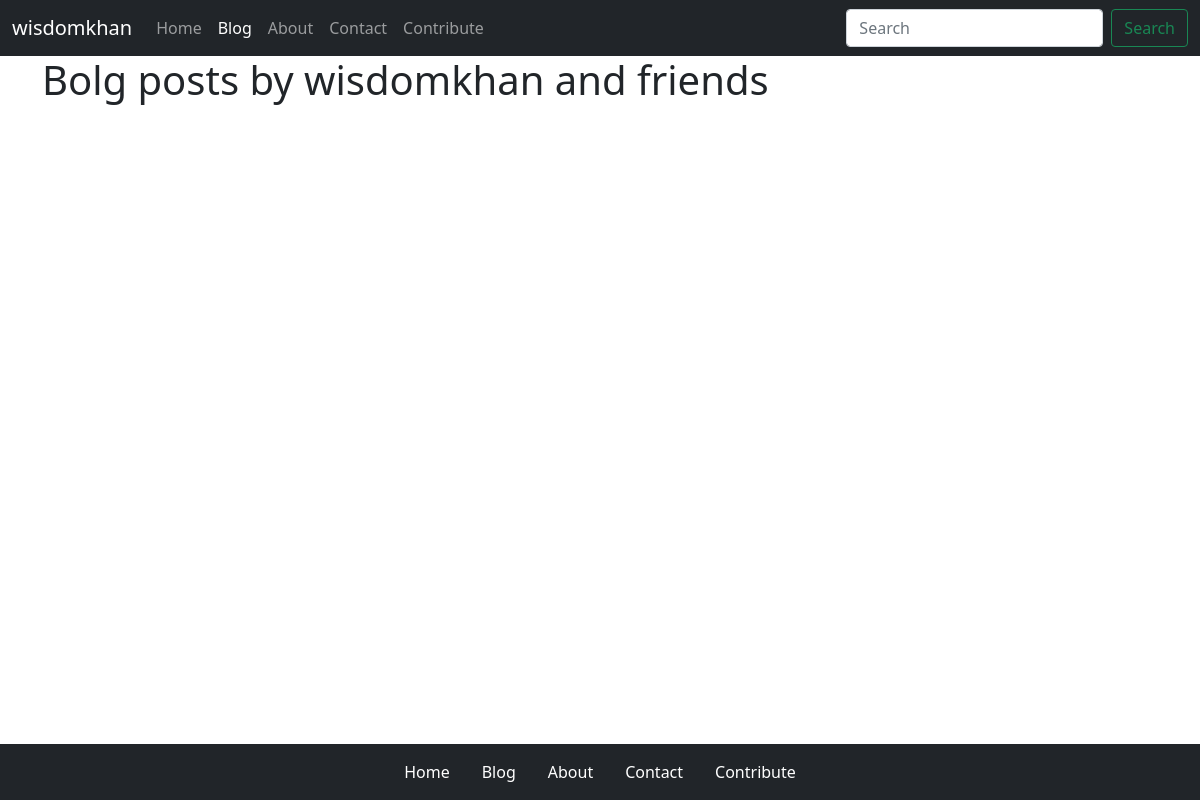
/blog/, run on an earlier commit of the app's database.
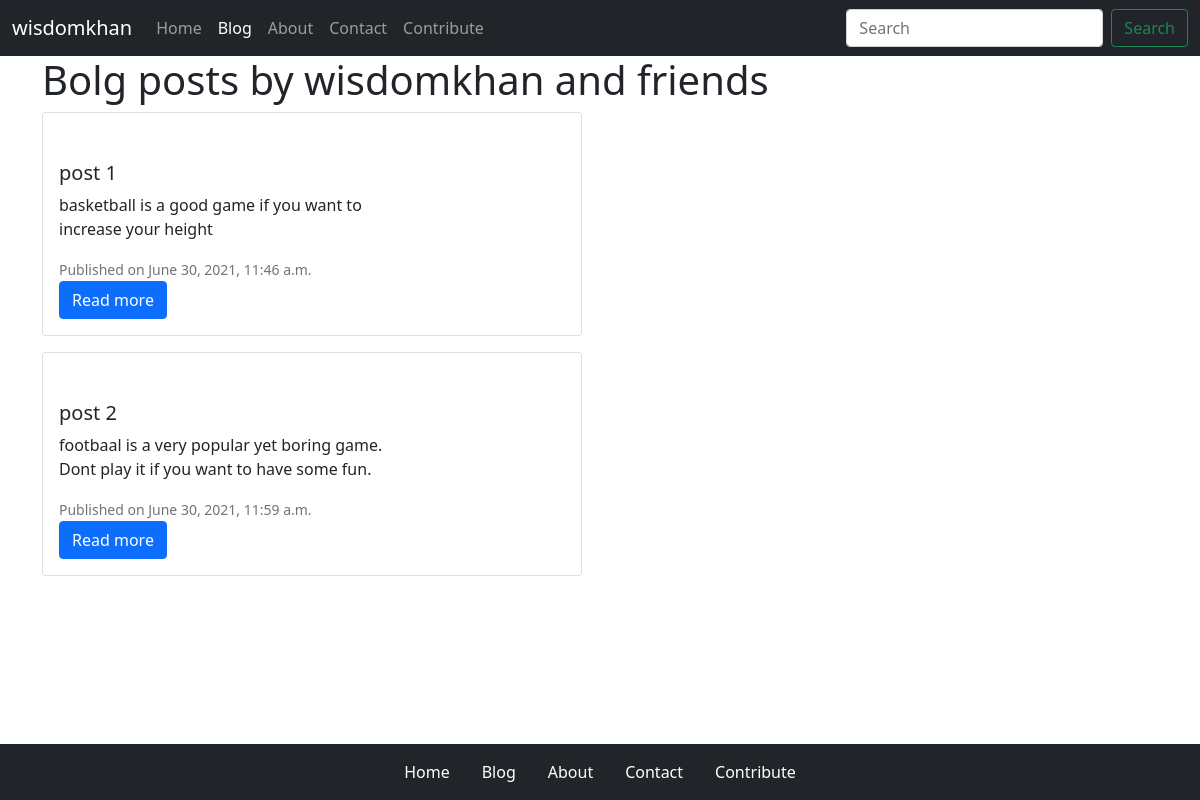
And on a later commit of the database.
### blog/models.py (models this page shows, shortened)
class Contribute(models.Model):
    sno = models.AutoField(primary_key=True)
    title = models.CharField(max_length=100)
    email = models.EmailField(max_length=1000)
    text = models.TextField(max_length=5000)
    timeStamp = models.DateTimeField(blank=True)
    slug = models.TextField(max_length=10)

### blog/views.py (the view)
# urls.py: path('', views.blogHome, name='blogHome'),
def blogHome(request):
    posts = Contribute.objects.all()
    context = {'posts': posts}
    return render(request, 'blog/blogHome.html', context)

### templates/blog/blogHome.html
{% extends 'basic.html' %}{% block blogactive %} active {% endblock %} {% block title %} Blog {% endblock %} {%block body %}
<div class="container">
    <h1>Bolg posts by wisdomkhan and friends</h1>
    {% for post in posts %}
    <div class="card mb-3" style="max-width: 540px;">
        <div class="row p-3">
            <div class="col-md-8">
                <div class="card-body"></div>
                <h5 class="card-title">{{post.title}}</h5>
                <p class="card-text">{{post.text | truncatechars:100}}</p>
                <p class="card-text"><small class="text-muted">Published on {{post.timeStamp}}</small></p>
            </div>
            <div> <a class="btn btn-primary" href="/blog/{{post.slug}}">Read more</a></div>
        </div>
    </div>
    {%endfor%}
</div>
</div>
{% endblock%}

### templates/basic.html (shortened to what this page needs)
<!doctype html>
<html lang="en">
<head>
    <link href="https://cdn.jsdelivr.net/npm/bootstrap@5.0.2/dist/css/bootstrap.min.css" rel="stylesheet">
</head>
<body>
    <nav class="navbar navbar-expand-lg navbar-dark bg-dark sticky-top">
        <div class="container-fluid">
            <a class="navbar-brand" href="/">wisdomkhan</a>
            <div class="collapse navbar-collapse" id="navbarSupportedContent">
                <ul class="navbar-nav me-auto mb-2 mb-lg-0">
                    <li class="nav-item">
                        <a class="nav-link  {% block homeactive %} {% endblock %}" aria-current="page" href="/">Home</a>
                    </li>
                    <li class="nav-item">
                        <a class="nav-link {% block blogactive %} {% endblock %}" href="/blog">Blog</a>
                    </li>
                    <li class="nav-item">
                        <a class="nav-link {% block aboutactive %} {% endblock %}" href="/about">About</a>
                    </li>
                    <li class="nav-item">
                        <a class="nav-link {% block contactactive %}{% endblock %}" href="/contact">Contact</a>
                    </li>
                    <li class="nav-item">
                        <a class="nav-link {% block contributeactive %}{% endblock %}" href="/contribute">Contribute</a>
                    </li>
                </ul>
                    <form method="get" action="/search" class="d-flex">
                        <input class="form-control me-2" type="search" placeholder="Search" aria-label="Search" name="query" id="query">
                        <button class="btn btn-outline-success" type="submit">Search</button>
                    </form>
            </div>
        </div>
    </nav>
    <div>
        {% block body %} {% endblock %}
    <footer class="fixed-bottom">
        <ul class="p-2 bg-dark nav justify-content-center">
            <li class="nav-item">
                <a class="nav-link" href="/">Home</a>
            </li>
            <li class="nav-item">
                <a class="nav-link" href="/blog">Blog</a>
            </li>
            <li class="nav-item">
                <a class="nav-link" href="/about">About</a>
            </li>
            <li class="nav-item">
                <a class="nav-link" href="/contact" tabindex="-1" aria-disabled="true">Contact</a>
            </li>
            <li class="nav-item">
                <a class="nav-link" href="/contribute">Contribute</a>
            </li>
        </ul>
    </footer>
</body>
</html>

### templates/basic.html (style rules this page uses)
.nav .nav-link { color: white; }

What changed in the data, as far as the page shows it:
added Contribute: title "post 1", text "basketball is a good game if you want to increase your height", timeStamp "June 30, 2021, 11:46 a.m."
added Contribute: title "post 2", text "footbaal is a very popular yet boring game. Dont play it if you want to have some fun.", timeStamp "June 30, 2021, 11:59 a.m."
